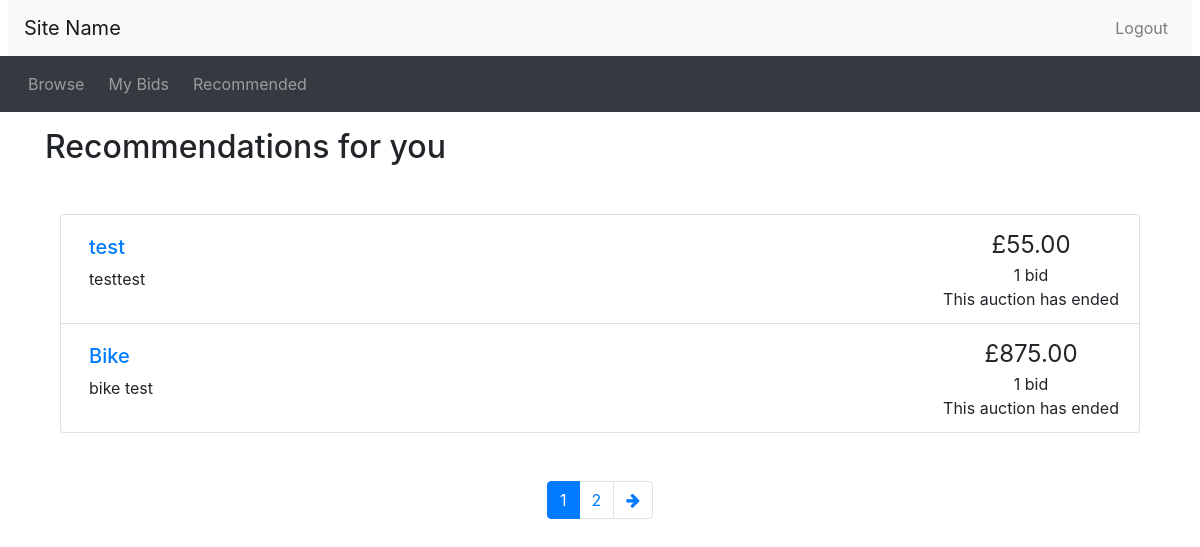
The page /recommendations.php (signed in) on the database as committed earlier.
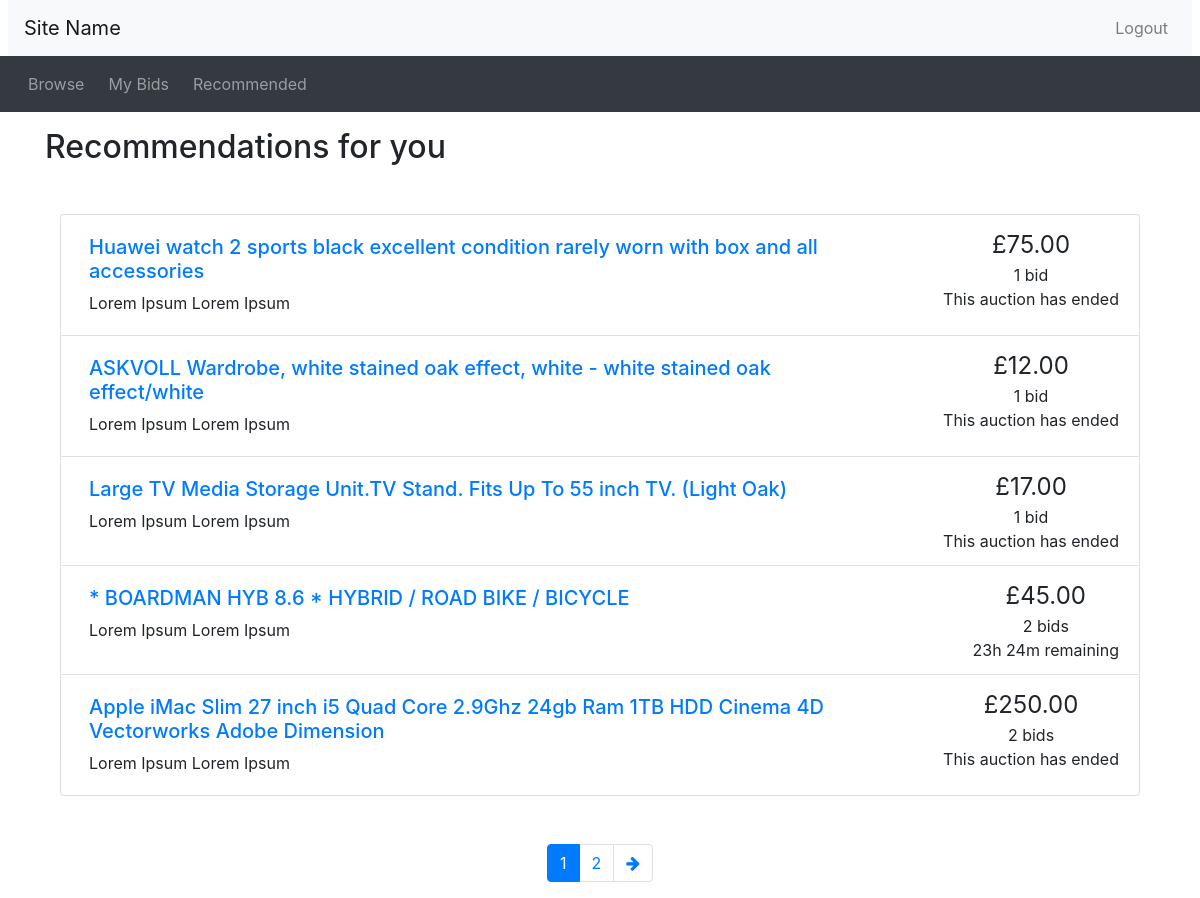
The same page on the database as committed later.
### tables this page shows
CREATE TABLE IF NOT EXISTS `listings` (
  `listing_id` int(11) NOT NULL AUTO_INCREMENT,
  `seller_id` int(11) DEFAULT NULL,
  `posttime` datetime NOT NULL,
  `endtime` datetime DEFAULT NULL,
  `itemdescription` text,
  `item_title` text,
  `finished` bit(1) DEFAULT NULL,
  `category` text,
  `reserveprice` decimal(10,2) DEFAULT NULL,
  `startprice` decimal(10,2) DEFAULT NULL,
  PRIMARY KEY (`listing_id`),
  KEY `seller_id` (`seller_id`)
);

### utilities.php (the view)
<?php
function display_time_remaining($interval) {
    if ($interval->days == 0 && $interval->h == 0) {
      $time_remaining = $interval->format('%im %Ss');
    }
    else if ($interval->days == 0) {
      $time_remaining = $interval->format('%hh %im');
    }
    else {
      $time_remaining = $interval->format('%ad %hh');
    }
  return $time_remaining;
}
function print_listing_li($item_id, $title, $desc, $price, $num_bids, $end_time)
{
  if (strlen($desc) > 250) {
    $desc_shortened = substr($desc, 0, 250) . '...';
  }
  else {
    $desc_shortened = $desc;
  }
  if ($num_bids == 1) {
    $bid = ' bid';
  }
  else {
    $bid = ' bids';
  }
  $now = new DateTime();
  if ($now > $end_time) {
    $time_remaining = 'This auction has ended';
  }
  else {
    $time_to_end = date_diff($now, $end_time);
    $time_remaining = display_time_remaining($time_to_end) . ' remaining';
  }
  echo('
    <li class="list-group-item d-flex justify-content-between">
    <div class="p-2 mr-5"><h5><a href="listing.php?item_id=' . $item_id . '">' . $title . '</a></h5>' . $desc_shortened . '</div>
    <div class="text-center text-nowrap"><span style="font-size: 1.5em">£' . number_format($price, 2) . '</span><br/>' . $num_bids . $bid . '<br/>' . $time_remaining . '</div>
  </li>'
  );
}
?>

### recommendations.php (shortened to what this page needs)
<?php include_once("header.php")?>
<?php require("utilities.php")?>
<?php include 'opendb.php'?>
<div class="container">
<h2 class="my-3">Recommendations for you</h2>
<?php
$results_per_page = 5;
if (isset($_SESSION['account_type']) && $_SESSION['account_type'] == 'buyer')
{
	$buyer_userid = $_SESSION['buyer_id'];
}
	$recco_listing_query = "SELECT * FROM listings WHERE finished is NULL AND listing_id IN(
								SELECT DISTINCT listing_id FROM bids WHERE buyer_id IN(
									SELECT buyer_id FROM bids WHERE listing_id IN(
										SELECT listing_id FROM bids WHERE buyer_id = $buyer_userid)
									AND buyer_id != $buyer_userid)
							AND listing_id NOT IN(SELECT listing_id FROM bids WHERE buyer_id = $buyer_userid)) LIMIT $results_per_page";
	$num_recco_query = "SELECT COUNT(DISTINCT listing_id) FROM bids WHERE buyer_id IN(
							SELECT buyer_id FROM bids WHERE listing_id IN(
								SELECT listing_id FROM bids WHERE buyer_id = $buyer_userid)
							AND buyer_id != $buyer_userid)
						AND listing_id NOT IN(SELECT listing_id FROM bids WHERE buyer_id = $buyer_userid)";
	$num_recco_result = mysqli_query($connection, $num_recco_query)
			or die('Error making recco count query');
	$row = mysqli_fetch_array($num_recco_result);
	if ($row[0] < 1) {
		$max_page = 1;
	}
	else {
		$max_page = ceil($row[0] / $results_per_page);
	}
	if (!isset($_GET['page']))
		{
		$curr_page = 1;
	}
?>
<div class="container mt-5">
<ul class="list-group">
<?php
	$result = mysqli_query($connection, $recco_listing_query)
		or die('Error making recco select id query');
	while ($row = mysqli_fetch_array($result))
	{
		$count_bid_query = "SELECT COUNT(*) FROM bids WHERE listing_id = {$row['listing_id']}";
		$count_bid_result = mysqli_query($connection, $count_bid_query)
			or die('Error making top bid query');
		$bid_count = mysqli_fetch_array($count_bid_result);
		if ($bid_count[0] == 0) {
			print_listing_li($row['listing_id'], $row['item_title'], $row['itemdescription'], $row['startprice'], $bid_count[0], date_create($row['endtime']));
		}
		else {
			$top_bid_query = "SELECT MAX(bidprice) FROM bids WHERE listing_id = {$row['listing_id']}";
			$top_bid_result = mysqli_query($connection, $top_bid_query)
				or die('Error making top bid query');
			$top_bid = mysqli_fetch_array($top_bid_result);
			print_listing_li($row['listing_id'], $row['item_title'], $row['itemdescription'], $top_bid[0], $bid_count[0], date_create($row['endtime']));
		}
	}
?>
</ul>
<nav aria-label="Search results pages" class="mt-5">
  <ul class="pagination justify-content-center">
<?php
  $querystring = "";
  $high_page_boost = max(3 - $curr_page, 0);
  $low_page_boost = max(2 - ($max_page - $curr_page), 0);
  $low_page = max(1, $curr_page - 2 - $low_page_boost);
  $high_page = min($max_page, $curr_page + 2 + $high_page_boost);
  for ($i = $low_page; $i <= $high_page; $i++) {
    if ($i == $curr_page) {
      echo('
    <li class="page-item active">');
    }
    else {
      echo('
    <li class="page-item">');
    }
    echo('
      <a class="page-link" href="recommendations.php?' . $querystring . 'page=' . $i . '">' . $i . '</a>
    </li>');
  }
  if ($curr_page != $max_page) {
    echo('
    <li class="page-item">
      <a class="page-link" href="recommendations.php?' . $querystring . 'page=' . ($curr_page + 1) . '" aria-label="Next">
        <span aria-hidden="true"><i class="fa fa-arrow-right"></i></span>
        <span class="sr-only">Next</span>
      </a>
    </li>');
  }
?>
  </ul>
</nav>
</div>
<?php include_once("footer.php")?>

Rows that differ between the two databases and show on the page:
removed listings: item_title "test", itemdescription "testtest", price "55.00", num_bids "1", bid "bid", time_remaining "This auction has ended"
removed listings: item_title "Bike", itemdescription "bike test", price "875.00", num_bids "1", bid "bid", time_remaining "This auction has ended"
now on this page (row edited): listings: item_title "Huawei watch 2 sports black excellent condition rarely worn with box and all accessories", itemdescription "Lorem Ipsum Lorem Ipsum", price "75.00", num_bids "1", bid "bid", time_remaining "This auction has ended"
now on this page (row edited): listings: item_title "ASKVOLL Wardrobe, white stained oak effect, white - white stained oak effect/white", itemdescription "Lorem Ipsum Lorem Ipsum", price "12.00", num_bids "1", bid "bid", time_remaining "This auction has ended"
now on this page (row edited): listings: item_title "Large TV Media Storage Unit.TV Stand. Fits Up To 55 inch TV. (Light Oak)", itemdescription "Lorem Ipsum Lorem Ipsum", price "17.00", num_bids "1", bid "bid", time_remaining "This auction has ended"
now on this page (row edited): listings: item_title "* BOARDMAN HYB 8.6 * HYBRID / ROAD BIKE / BICYCLE", itemdescription "Lorem Ipsum Lorem Ipsum", price "45.00", num_bids "2", bid "bids", time_remaining "23h 24m remaining"
now on this page (row edited): listings: item_title "Apple iMac Slim 27 inch i5 Quad Core 2.9Ghz 24gb Ram 1TB HDD Cinema 4D Vectorworks Adobe Dimension", itemdescription "Lorem Ipsum Lorem Ipsum", price "250.00", num_bids "2", bid "bids", time_remaining "This auction has ended"
